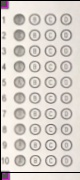
#> input picture KIVI/mssv_new.jpg, 80 x 180 px
$ python test_hough_circle.py
#> lines starting #> are read from the running program, lines starting #| are printed output that depends on the picture; after the words box and inside, x2 and y2 are one past the last pixel; in counts of white or black regions, pixels touching at a corner belong together
import cv2
import numpy as np
from collections import defaultdict

image = cv2.imread("KIVI/mssv_new.jpg")
#> image is the input picture: shape (180, 80, 3); mean B, G, R 201.9, 207.9, 214.4
output = image.copy()

gray = cv2.cvtColor(image, cv2.COLOR_BGR2GRAY)
# img_blur = cv2.GaussianBlur(gray, (7, 7), cv2.BORDER_DEFAULT)

# detect circles in the image
height, width = image.shape[:2]
#> height = 180; width = 80

maxRadius = int(3*(width/12)/2)
#> maxRadius = 10
minRadius = int(0.3*(width/12)/2)
#> minRadius = 1

print('max',  maxRadius)
#| max 10
print('min',  minRadius)
#| min 1

circles = cv2.HoughCircles(image=gray, method=cv2.HOUGH_GRADIENT, dp=7,
                           minDist=10, param1=300, param2=40,
                           minRadius=minRadius, maxRadius=maxRadius)
#> circles = 40 rows, first 8: [52.5, 94.5, 5.9], [31.5, 31.5, 5.9], [31.5, 52.5, 5.9], [38.5, 157.5, 5.9], [31.5, 80.5, 5.9], [52.5, 80.5, 5.9], [52.5, 157.5, 5.9], [31.5, 17.5, 5.9]
# ensure at least some circles were found
if circles is not None:
    # convert the (x, y) coordinates and radius of the circles to integers
    circles = np.round(circles[0, :]).astype("int")
#> circles = 40 rows, first 8: [52, 94, 6], [32, 32, 6], [32, 52, 6], [38, 158, 6], [32, 80, 6], [52, 80, 6], [52, 158, 6], [32, 18, 6]

    # loop over the (x, y) coordinates and radius of the circles
    i = 0
    quest = defaultdict(list)
    circles_sorted = sorted(circles, key=lambda v: [v[0], v[1]])
#> circles_sorted = 40 items, first 6: [18, 18, 5], [18, 32, 6], [18, 52, 6], [18, 66, 6], [18, 80, 6], [18, 94, 6]
    for data in circles_sorted:
        (x, y, r) = data
        # draw the circle in the output image, then draw a rectangle2
        # corresponding to the center of the circle
        cv2.circle(output, (x, y), r, (0, 255, 0), 1)
        print("Circle ", i)
        i += 1
        quest[x].append(data)
#> this loop made 40 passes
#> (x, y, r) on passes 1 to 12: (18, 18, 5), (18, 32, 6), (18, 52, 6), (18, 66, 6), (18, 80, 6), (18, 94, 6), (18, 116, 6), (18, 130, 6), (18, 144, 6), (18, 158, 6), (32, 18, 6), (32, 32, 6)
#| Circle  0
#| Circle  1
#| Circle  2
#| Circle  3
#| Circle  4
#| Circle  5
#| Circle  6
#| Circle  7
#> (further printed lines are left out)
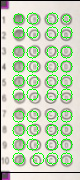
#> output: shape (180, 80, 3); 8.78% of pixels changed, all inside (x1, y1, x2, y2) = (12, 12, 73, 165)
#> after the loop, i = 40
    # show the output image
    # for col, ans in quest.items():
    #     for answer in ans:

    cv2.imshow("output", np.hstack([image, output]))
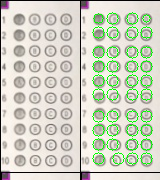
#> window 'output': shape (180, 160, 3); mean B, G, R 193.3, 210.1, 205.2
    cv2.waitKey(0)
